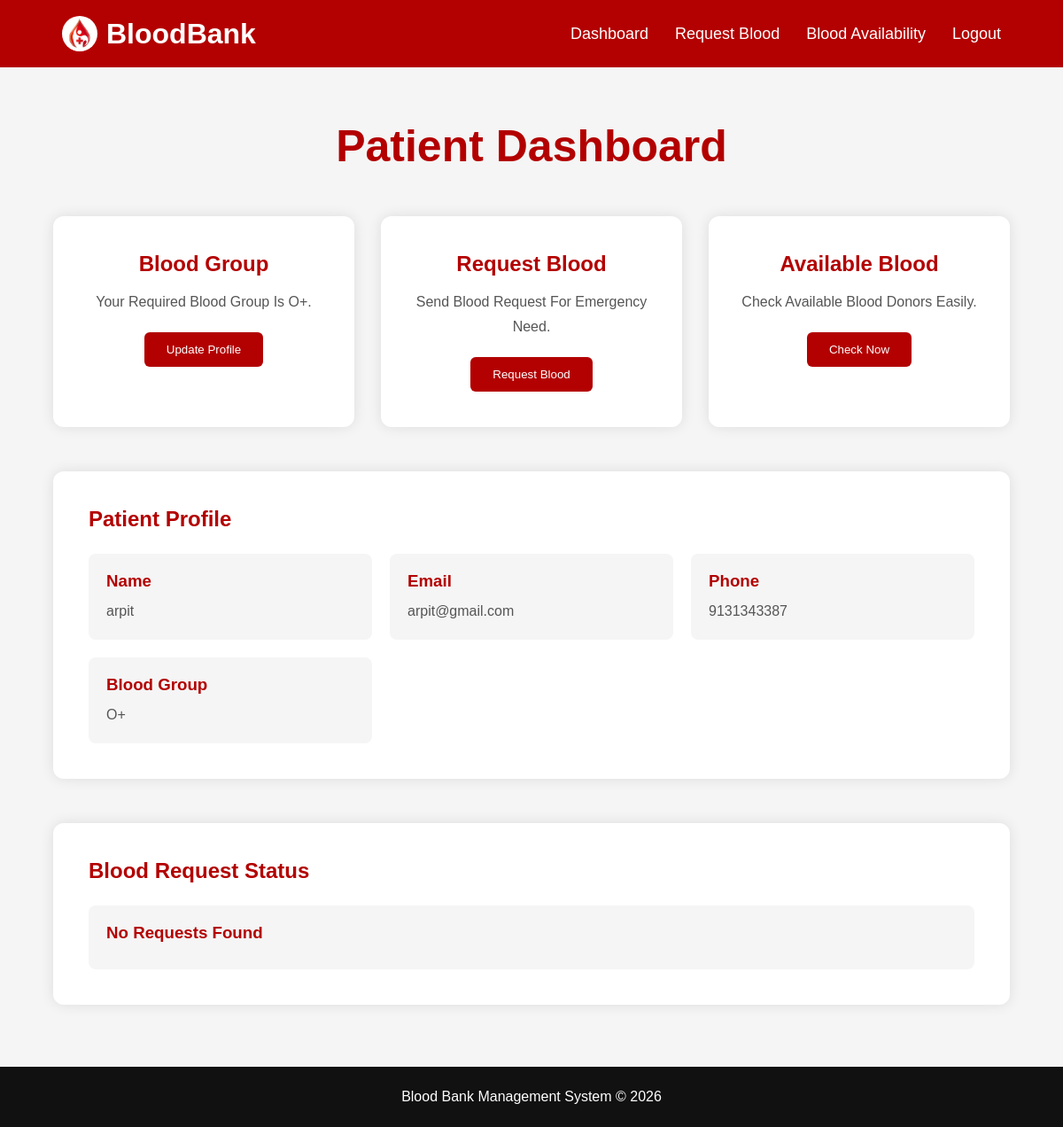
The app's page /patient-dashboard/ (signed in), older data.
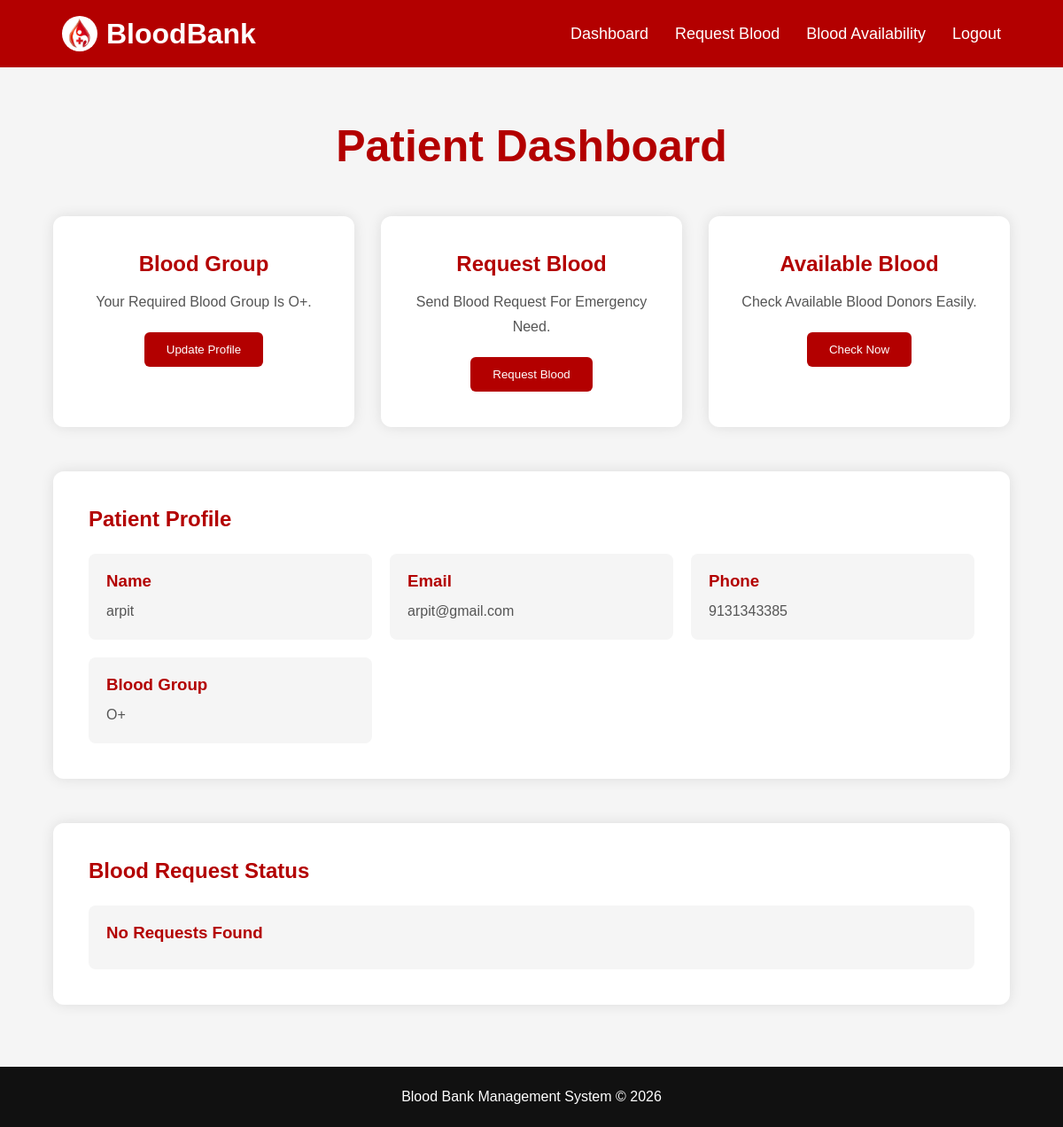
The same page, newer data.
### main/models.py (models this page shows, shortened)
class Register(models.Model):
    ROLE_CHOICES = (
        ('Donor','Donor'),
        ('Patient','Patient'),
    )
    BLOOD_GROUPS = (
        ('A+','A+'),
        ('A-','A-'),
        ('B+','B+'),
        ('B-','B-'),
        ('AB+','AB+'),
        ('AB-','AB-'),
        ('O+','O+'),
        ('O-','O-'),
    )
    name=models.CharField(max_length=100)
    email=models.EmailField(unique=True)
    phone=models.CharField(max_length=15)
    age=models.IntegerField()
    blood_group=models.CharField(max_length=5,choices=BLOOD_GROUPS)
    role=models.CharField(max_length=20,choices=ROLE_CHOICES)
    password=models.CharField(max_length=100)

### main/views.py (the view)
# urls.py: path('patient-dashboard/',views.patient_dashboard,name='patient_dashboard'),
def patient_dashboard(request):
    if 'user_id' not in request.session:
        return redirect('login')
    patient = Register.objects.get(
        id=request.session['user_id']
    )
    requests = BloodRequest.objects.filter(
        patient_name=patient.name
    )
    context = {
        'patient':patient,
        'requests':requests
    }
    return render(
        request,
        'patient_dashboard.html',
        context
    )

### templates/patient_dashboard.html (shortened to what this page needs)
{% load static %}
<!DOCTYPE html>
<html lang="en">
<head>
</head>
<body>
<nav>
    <div class="logo">
    <img src="{% static 'images/blood.jpg' %}" alt="Logo">
    <span>BloodBank</span>
    </div>
    <ul>
        <li>
            <a href="{% url 'patient_dashboard' %}">
                Dashboard
            </a>
        </li>
        <li>
            <a href="{% url 'blood_request' %}">
                Request Blood
            </a>
        </li>
        <li>
            <a href="{% url 'blood_availability' %}">
                Blood Availability
            </a>
        </li>
        <li>
            <a href="{% url 'logout' %}">
                Logout
            </a>
        </li>
    </ul>
</nav>
<section class="dashboard">
    <div class="heading">
        <h1>Patient Dashboard</h1>
    </div>
    <div class="cards">
        <div class="card">
            <h2>Blood Group</h2>
            <p>
                Your Required Blood Group Is {{ patient.blood_group }}.
            </p>
            <a href="{% url 'update_profile' %}">
                <button>
                    Update Profile
                </button>
            </a>
        </div>
        <div class="card">
            <h2>Request Blood</h2>
            <p>
                Send Blood Request For Emergency Need.
            </p>
            <a href="{% url 'blood_request' %}">
                <button>
                    Request Blood
                </button>
            </a>
        </div>
        <div class="card">
            <h2>Available Blood</h2>
            <p>
                Check Available Blood Donors Easily.
            </p>
            <a href="{% url 'blood_availability' %}">
                <button>
                    Check Now
                </button>
            </a>
        </div>
    </div>
    <div class="profile">
        <h2>Patient Profile</h2>
        <div class="profile-info">
            <div class="box">
                <h3>Name</h3>
                <p>{{ patient.name }}</p>
            </div>
            <div class="box">
                <h3>Email</h3>
                <p>{{ patient.email }}</p>
            </div>
            <div class="box">
                <h3>Phone</h3>
                <p>{{ patient.phone }}</p>
            </div>
            <div class="box">
                <h3>Blood Group</h3>
                <p>{{ patient.blood_group }}</p>
            </div>
        </div>
    </div>
    <div class="profile">
        <h2>Blood Request Status</h2>
        <div class="profile-info">
            {% for request in requests %}
            <div class="box">
                <h3>Blood Group</h3>
                <p>{{ request.blood_group }}</p>
                <h3>Status</h3>
                <p>
                    {% if request.status == "Pending" %}
                        <span class="status pending">
                            Pending
                        </span>
                    {% elif request.status == "Approved" %}
                        <span class="status approved">
                            Approved
                        </span>
                    {% else %}
                        <span class="status rejected">
                            Rejected
                        </span>
                    {% endif %}
                </p>
            </div>
            {% empty %}
            <div class="box">
                <h3>No Requests Found</h3>
            </div>
            {% endfor %}
        </div>
    </div>
</section>
<footer>
    <p>
        Blood Bank Management System © 2026
    </p>
</footer>
</body>
</html>

Row changes from the older to the newer data that the page shows:
changed Register "arpit": phone "9131343387" → "9131343385"
